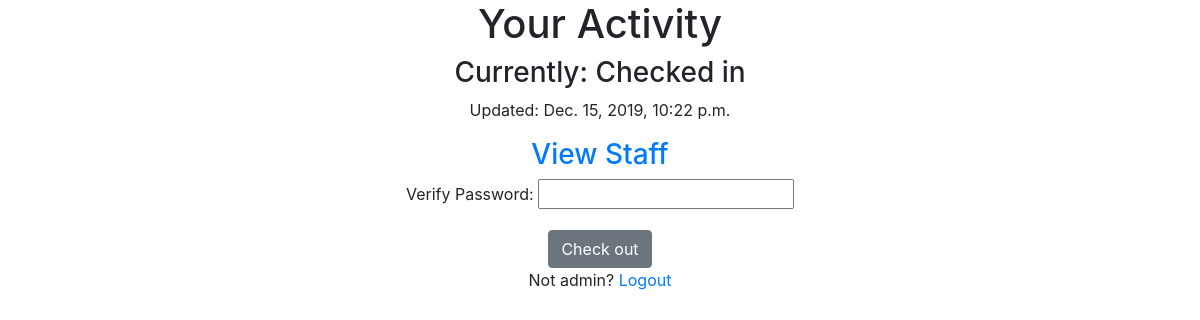
/ (signed in), run on an earlier commit of the app's database.
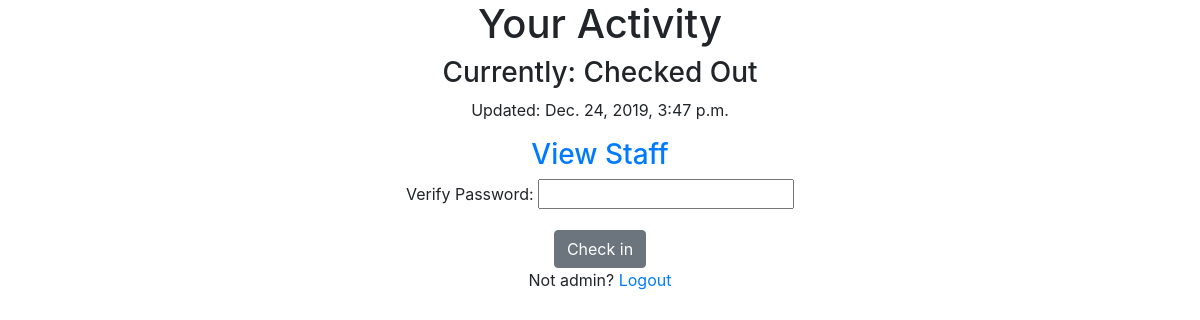
And on a later commit of the database.
### timeclock/models.py (models this page shows, shortened)
class UserActivity(models.Model):
    user = models.ForeignKey(settings.AUTH_USER_MODEL,on_delete=models.CASCADE)
    activity = models.CharField(max_length=120, default='checkin', choices=USER_ACTIVITY_CHOICES)
    timestamp = models.DateTimeField(auto_now_add=True)
    objects = UserActivityManager()
    abc = UserActivityManager()
    class Meta:
        verbose_name = 'User Activity'
        verbose_name_plural = "User Activities"
    @property
    def next_activity(self):
        next = "Check in"
        if self.activity == 'checkin':
            next = "Check out"
        return next
    @property
    def current(self):
        current = 'Checked Out'
        if self.activity == 'checkin':
            current = "Checked in"
        return current

### timeclock/views.py (the view, shortened to what this page needs)
# urls.py: url(r'^$', ActivityView.as_view()),
class ActivityView(View):
    @method_decorator(login_required)
    def dispatch(self,*args,**kwargs):
        return super(ActivityView, self).dispatch(*args,**kwargs)
    def get(self, request, *args, **kwargs):
        if not request.user.is_authenticated:
            return HttpResponseRedirect("/login/")
        username_ses=None
        username_auth=None
        if request.session.get("username"):
            username_auth = request.user.username
            username_ses = request.session.get("username")
        if username_ses == username_auth:
            username = username_auth
            context = {}
            if username:
                form = UserActivityForm(initial={"username": username})
                context["form"] = form
                if request.user.is_authenticated:
                    obj = UserActivity.objects.current(request.user)
                    context['object'] = obj
        else:
            logout(request)
            return HttpResponseRedirect("/login/")
        return render(request, "timeclock/activity-view.html", context)

### timeclock/forms.py (shortened to what this page needs)
class UserActivityForm(forms.Form):
    username = forms.CharField(widget=forms.HiddenInput)
    password = forms.CharField(label='Verify Password', widget=forms.PasswordInput)

### timeclock/models.py (called while the page is built)
    def current(self, user=None):
        if user is None:
            return self
        return self.filter(user=user).order_by('-timestamp').first()

    def get_queryset(self, *args, **kwargs):
        return UserActivityQuerySet(self.model, using=self._db)

    def current(self, user=None):
        if user is None:
            return None
        current_obj = self.get_queryset().current(user)
        return current_obj

### timeclock/templates/timeclock/activity-view.html (shortened to what this page needs)
    {% extends "base.html" %}
    {% block content %}
    {% if object %}
    <h1>Your Activity</h1>
    <h3>Currently: {{ object.current }}</h3>
    <p>Updated: {{ object.timestamp }}</p>
    {% endif %}
    {% if user.is_staff %}
        <h3><a href="/users">View Staff</a></h3>
    {% endif %}
    <form method='POST' action=''>
        {{ form.as_p }}
        <input class="btn btn-secondary"type='submit' value='{% if object %}{{object.next_activity }}{% else %}Check in{% endif %}' />
    </form>
    <p>Not {{ object.user.username }}? <a href='/logout'>Logout</a></p>
    {% endblock %}

What changed in the data, as far as the page shows it:
no longer on this page (row unchanged): UserActivity: current "Checked in", timestamp "Dec. 15, 2019, 10:22 p.m.", next_activity "Check out", user.username "admin"
added UserActivity: current "Checked Out", timestamp "Dec. 24, 2019, 3:47 p.m.", next_activity "Check in", user.username "admin"
